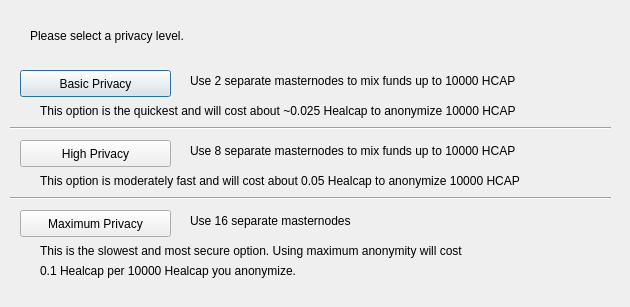
<?xml version="1.0" encoding="UTF-8"?>
<ui version="4.0">
 <class>ObfuscationConfig</class>
 <widget class="QDialog" name="ObfuscationConfig">
  <property name="geometry">
   <rect>
    <x>0</x>
    <y>0</y>
    <width>630</width>
    <height>307</height>
   </rect>
  </property>
  <property name="windowTitle">
   <string>Configure Obfuscation</string>
  </property>
  <widget class="QPushButton" name="buttonBasic">
   <property name="geometry">
    <rect>
     <x>20</x>
     <y>70</y>
     <width>151</width>
     <height>27</height>
    </rect>
   </property>
   <property name="text">
    <string>Basic Privacy</string>
   </property>
  </widget>
  <widget class="QPushButton" name="buttonHigh">
   <property name="geometry">
    <rect>
     <x>20</x>
     <y>140</y>
     <width>151</width>
     <height>27</height>
    </rect>
   </property>
   <property name="text">
    <string>High Privacy</string>
   </property>
  </widget>
  <widget class="QPushButton" name="buttonMax">
   <property name="geometry">
    <rect>
     <x>20</x>
     <y>210</y>
     <width>151</width>
     <height>27</height>
    </rect>
   </property>
   <property name="text">
    <string>Maximum Privacy</string>
   </property>
  </widget>
  <widget class="QLabel" name="label">
   <property name="geometry">
    <rect>
     <x>30</x>
     <y>20</y>
     <width>571</width>
     <height>31</height>
    </rect>
   </property>
   <property name="text">
    <string>Please select a privacy level.</string>
   </property>
  </widget>
  <widget class="QLabel" name="label_2">
   <property name="geometry">
    <rect>
     <x>190</x>
     <y>70</y>
     <width>421</width>
     <height>21</height>
    </rect>
   </property>
   <property name="text">
    <string>Use 2 separate masternodes to mix funds up to 10000 HCAP</string>
   </property>
  </widget>
  <widget class="QLabel" name="label_3">
   <property name="geometry">
    <rect>
     <x>190</x>
     <y>140</y>
     <width>411</width>
     <height>21</height>
    </rect>
   </property>
   <property name="text">
    <string>Use 8 separate masternodes to mix funds up to 10000 HCAP</string>
   </property>
  </widget>
  <widget class="QLabel" name="label_4">
   <property name="geometry">
    <rect>
     <x>190</x>
     <y>210</y>
     <width>421</width>
     <height>21</height>
    </rect>
   </property>
   <property name="text">
    <string>Use 16 separate masternodes</string>
   </property>
  </widget>
  <widget class="QLabel" name="label_6">
   <property name="geometry">
    <rect>
     <x>40</x>
     <y>100</y>
     <width>561</width>
     <height>21</height>
    </rect>
   </property>
   <property name="text">
    <string>This option is the quickest and will cost about ~0.025 Healcap to anonymize 10000 HCAP</string>
   </property>
  </widget>
  <widget class="QLabel" name="label_7">
   <property name="geometry">
    <rect>
     <x>40</x>
     <y>170</y>
     <width>561</width>
     <height>21</height>
    </rect>
   </property>
   <property name="text">
    <string>This option is moderately fast and will cost about 0.05 Healcap to anonymize 10000 HCAP</string>
   </property>
  </widget>
  <widget class="QLabel" name="label_8">
   <property name="geometry">
    <rect>
     <x>40</x>
     <y>240</y>
     <width>561</width>
     <height>21</height>
    </rect>
   </property>
   <property name="text">
    <string>This is the slowest and most secure option. Using maximum anonymity will cost</string>
   </property>
  </widget>
  <widget class="QLabel" name="label_9">
   <property name="geometry">
    <rect>
     <x>40</x>
     <y>260</y>
     <width>561</width>
     <height>21</height>
    </rect>
   </property>
   <property name="text">
    <string>0.1 Healcap per 10000 Healcap you anonymize.</string>
   </property>
  </widget>
  <widget class="Line" name="line">
   <property name="geometry">
    <rect>
     <x>10</x>
     <y>120</y>
     <width>601</width>
     <height>16</height>
    </rect>
   </property>
   <property name="orientation">
    <enum>Qt::Horizontal</enum>
   </property>
  </widget>
  <widget class="Line" name="line_2">
   <property name="geometry">
    <rect>
     <x>10</x>
     <y>190</y>
     <width>601</width>
     <height>16</height>
    </rect>
   </property>
   <property name="orientation">
    <enum>Qt::Horizontal</enum>
   </property>
  </widget>
 </widget>
 <resources/>
 <connections/>
</ui>
